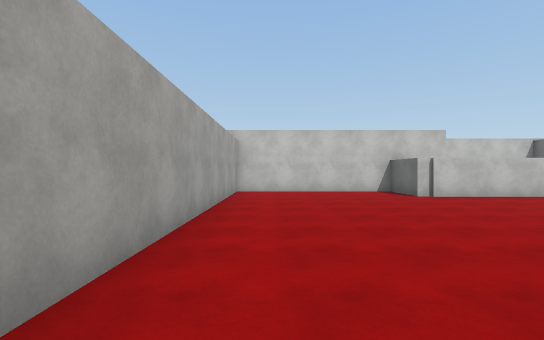
View 1 (above)

17 first-person views from a walk through a 3-D level made in the Unity game engine. The camera is 1.5 m above the floor, looks level and sees 85° across. The floor is counted in squares, 2 m on a side. Each view is taken from the middle of a square. On the plan, view 1 faces up. The plan holds only what a view shows up to about 10 squares ahead; the rest is blank. The place goes on beyond the plan. The player character is not drawn. Surface patterns are stand-ins for the level's own textures.

View 2
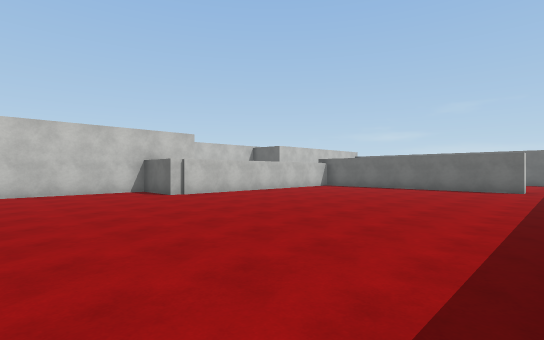

View 3
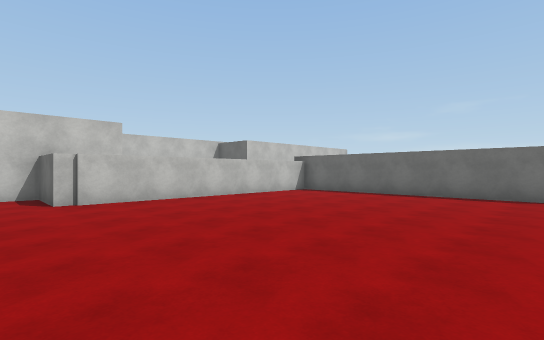

View 4
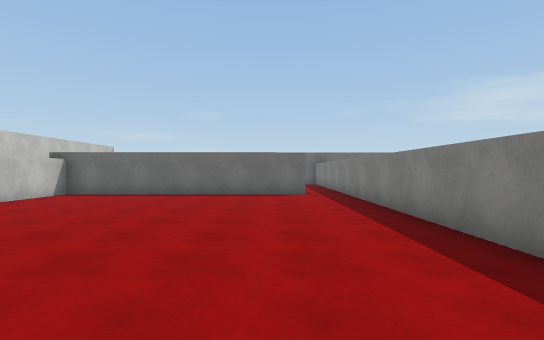

View 5
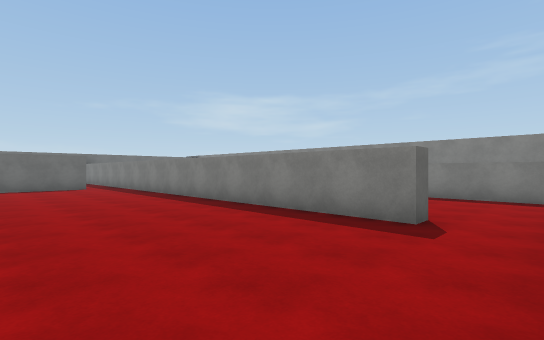

View 6
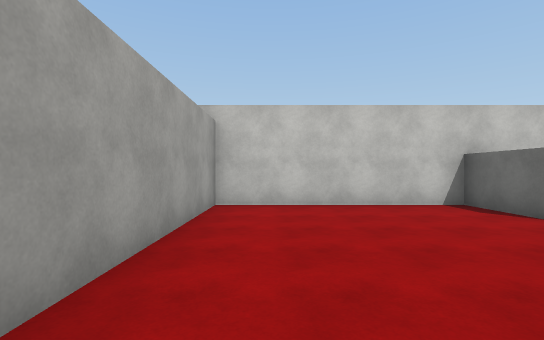

View 7
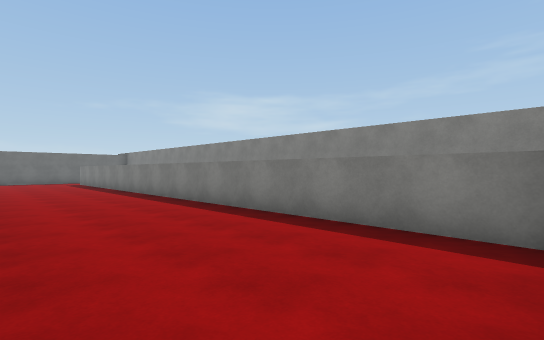

View 8
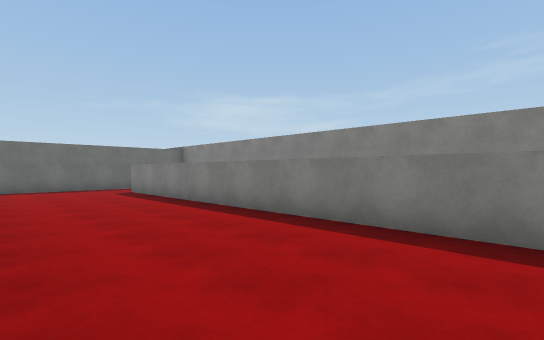

View 9
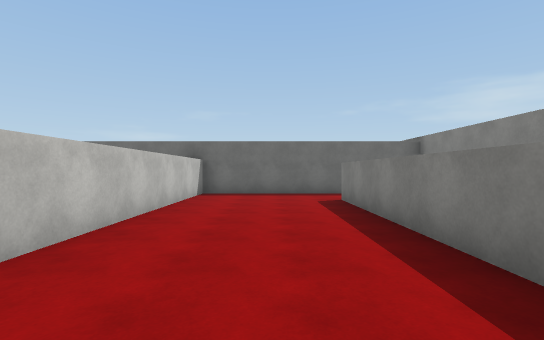

View 10
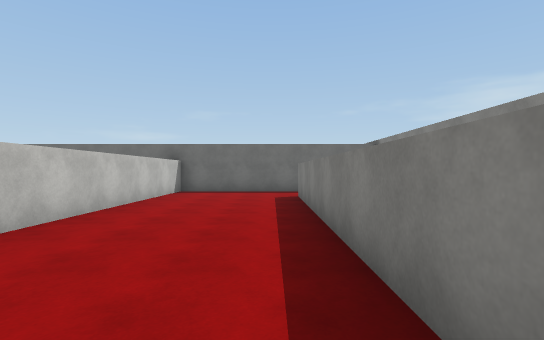

View 11
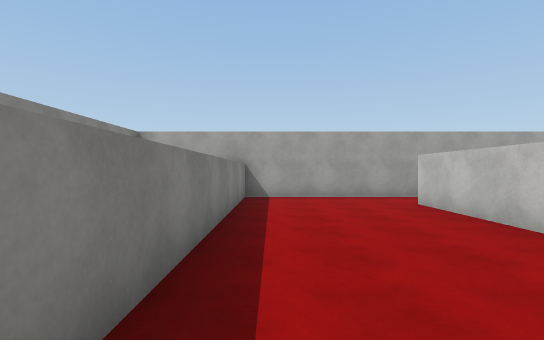

View 12
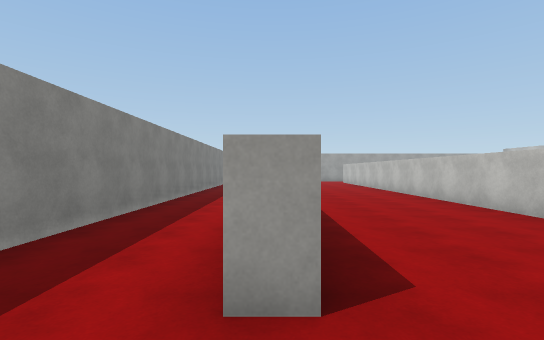

View 13
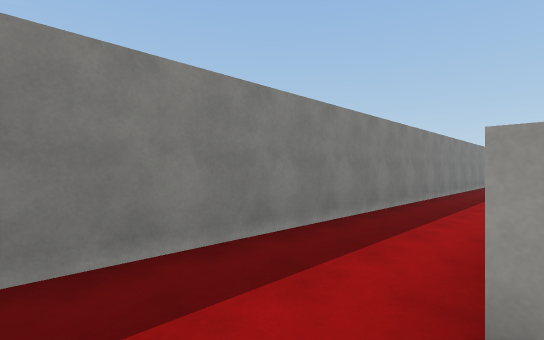

View 14
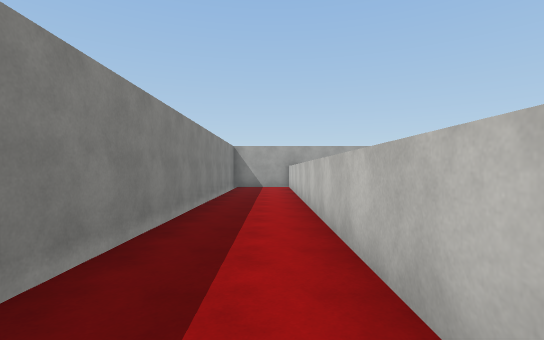

View 15
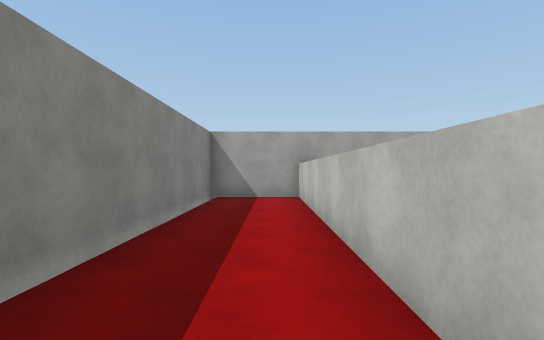

View 16
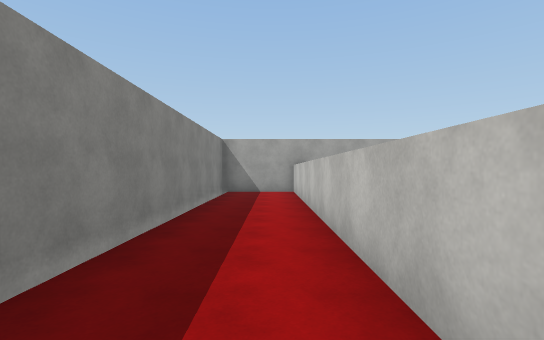

View 17
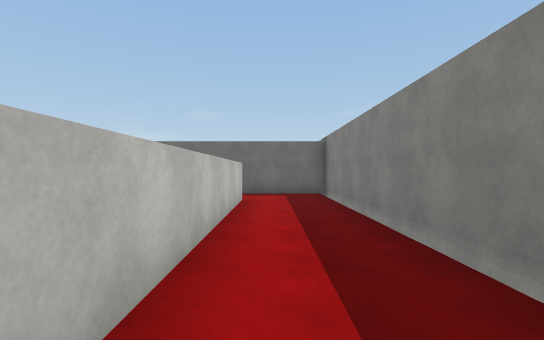

### Floor plan
Ten units are one square. View 1 is at (0, 0); x grows to the right and y downward. Boxes are objects, and circles mark ways between rooms. Rooms are numbered by the first view taken in them; rooms with no view inside come last. Other rooms are left out.
<svg viewBox="-17 -109 206 191">
<path fill="none" stroke="#000" d="M5 8 5 3 130 3M121 -9 121 -83 41 -83 41 -104 -12 -104 -12 6M35 8 5 8M184 55 184 8 80 8M-12 6 -12 48 165 48 165 52M165 52 -12 52 -12 77 184 77 184 55"/>
<circle cx="-5" cy="0" r="3" fill="#2a7"/>
<circle cx="175" cy="50" r="3" fill="#2a7"/>
<text x="50" y="-50">1</text>
<text x="90" y="30">2</text>
<text x="80" y="60">3</text>
</svg>
Room 1 opens to room 2. Room 2 opens to room 3.

Where each view was taken, in squares from view 1:
view 1: 0 up, 0 right, facing up
view 2: 0 up, 0 right, facing up-right
view 3: 1 up, 3 right, facing up-right
view 4: 2 up, 3 right, facing right
view 5: 4 up, 1 left, facing down-right
view 6: 4 up, 0 right, facing up
view 7: 1 down, 1 left, facing down-right
view 8: 1 down, 6 right, facing down-right
view 9: 3 down, 9 right, facing right
view 10: 4 down, 8 right, facing right
view 11: 4 down, 7 right, facing left
view 12: 5 down, 18 right, facing left
view 13: 5 down, 18 right, facing down-left
view 14: 6 down, 12 right, facing left
view 15: 6 down, 7 right, facing left
view 16: 6 down, 9 right, facing left
view 17: 6 down, 9 right, facing right
